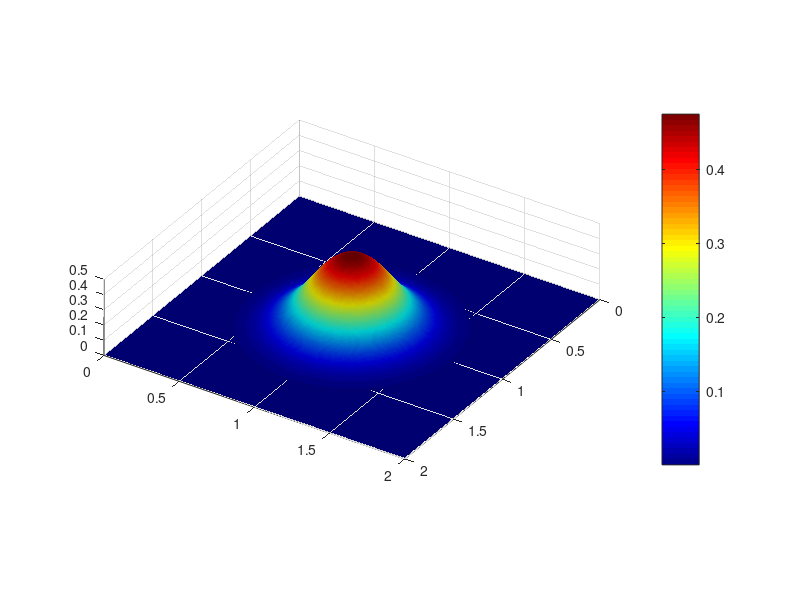

The MATLAB source for this figure: (Note: this script raises an error after producing the figure.)
clear, figure(1), clf, colormap(jet)
%physics
Lx     = 2;    % length of the computational domain in x
Ly     = 2;    % length of the computational domain in y
g      = 9.8;  % gravity
mu_f   = 1;    % viscosity
Ke     = 10e-3;% coefficient
%numerics
nx     = 181;  % number of grid points in x 
ny     = 184;  % number of grid points in y 
nt     = 5000; % number of time stepd
%preprocessing
dx     = Lx/(nx-1);  % grid spacing in x 
dy     = Ly/(ny-1);  % grid spacing in y 
x      = 0:dx:Lx;    % coordinates of grid points
y      = 0:dy:Ly;    % coordinates of grid points
dt     = 4e-5;       % time step
%initial
[x2d y2d] = ndgrid(x,y);
H         =  0.5*exp( -(x2d-0.5*Lx).^2/0.1 - (y2d-0.5*Ly).^2/0.1);
surf(x2d,y2d,H),shading flat,light,view(123,32),title('H')
%action
for it=1:nt
Hx     = (H(1:end-1,:)+H(2:end,:))/2;
Hy     = (H(:,1:end-1)+H(:,2:end))/2;
qx     = -g/(3*mu_f)* Hx.^3.*diff(H,1,1)/dx;
qy     = -g/(3*mu_f)* Hy.^3.*diff(H,1,2)/dy;
qxa    = (qx(:,1:end-1)+qx(:,2:end))/2;
qya    = (qy(1:end-1,:)+qy(2:end,:))/2;
Ha     = (Hx(:,1:end-1)+Hx(:,2:end))/2;
Vel    = sqrt(qxa.^2 + qya.^2)./Ha; 
dHgdt  = -diff(qx(:,2:end-1),1,1)/dx-diff(qy(2:end-1,:),1,2)/dy;
H(2:end-1,2:end-1)= H(2:end-1,2:end-1)+dt*dHgdt;
    if mod(it,100)==0
    surf(x ,y ,(H)');
    view(123,32),axis image, colorbar
    shading interp,light,lighting phong
    xlabel('distance in x direction');
    ylabel('distance in y direction');
    zlabel('distance in z direction');
    title(it),drawnow
    end
end